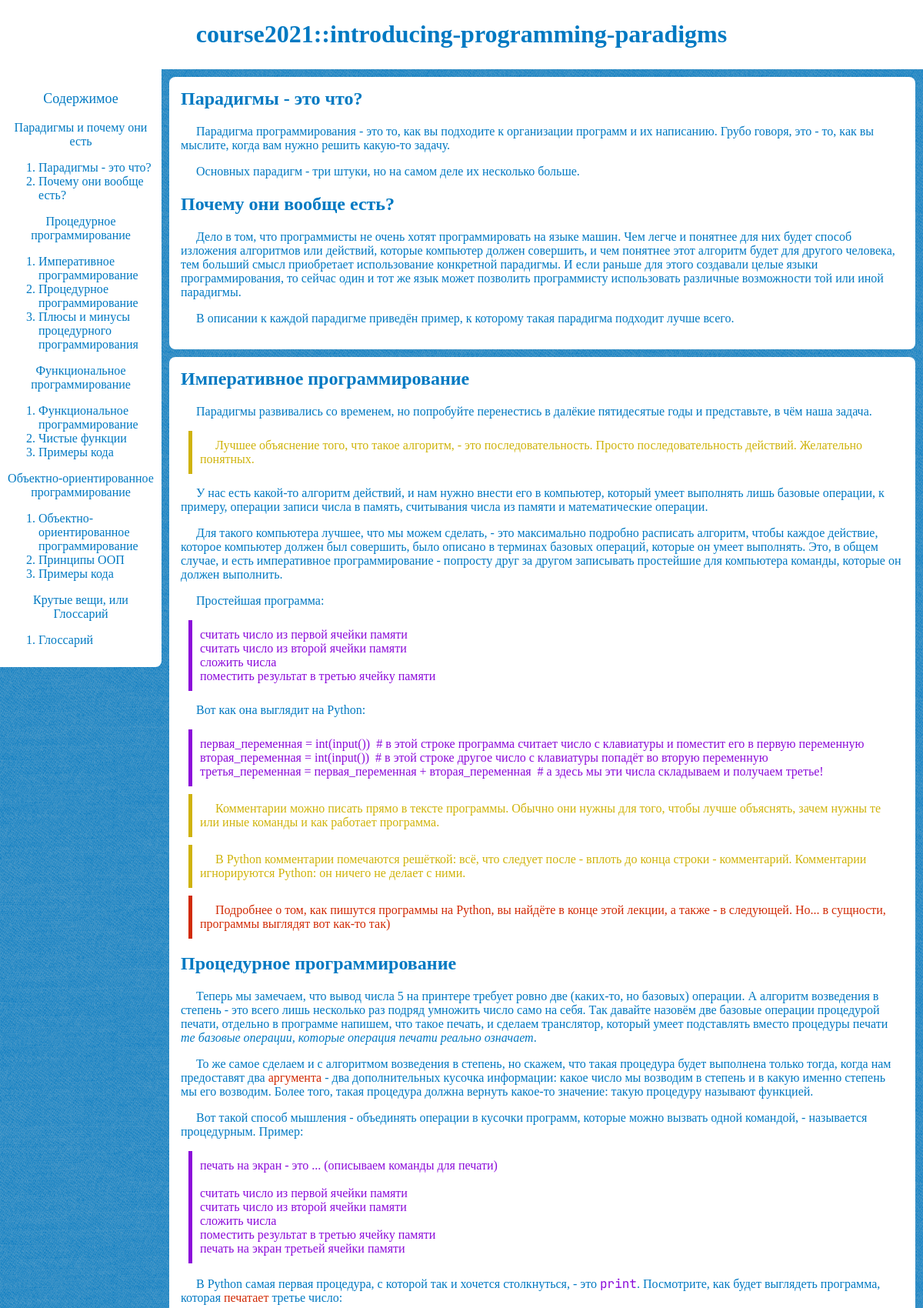
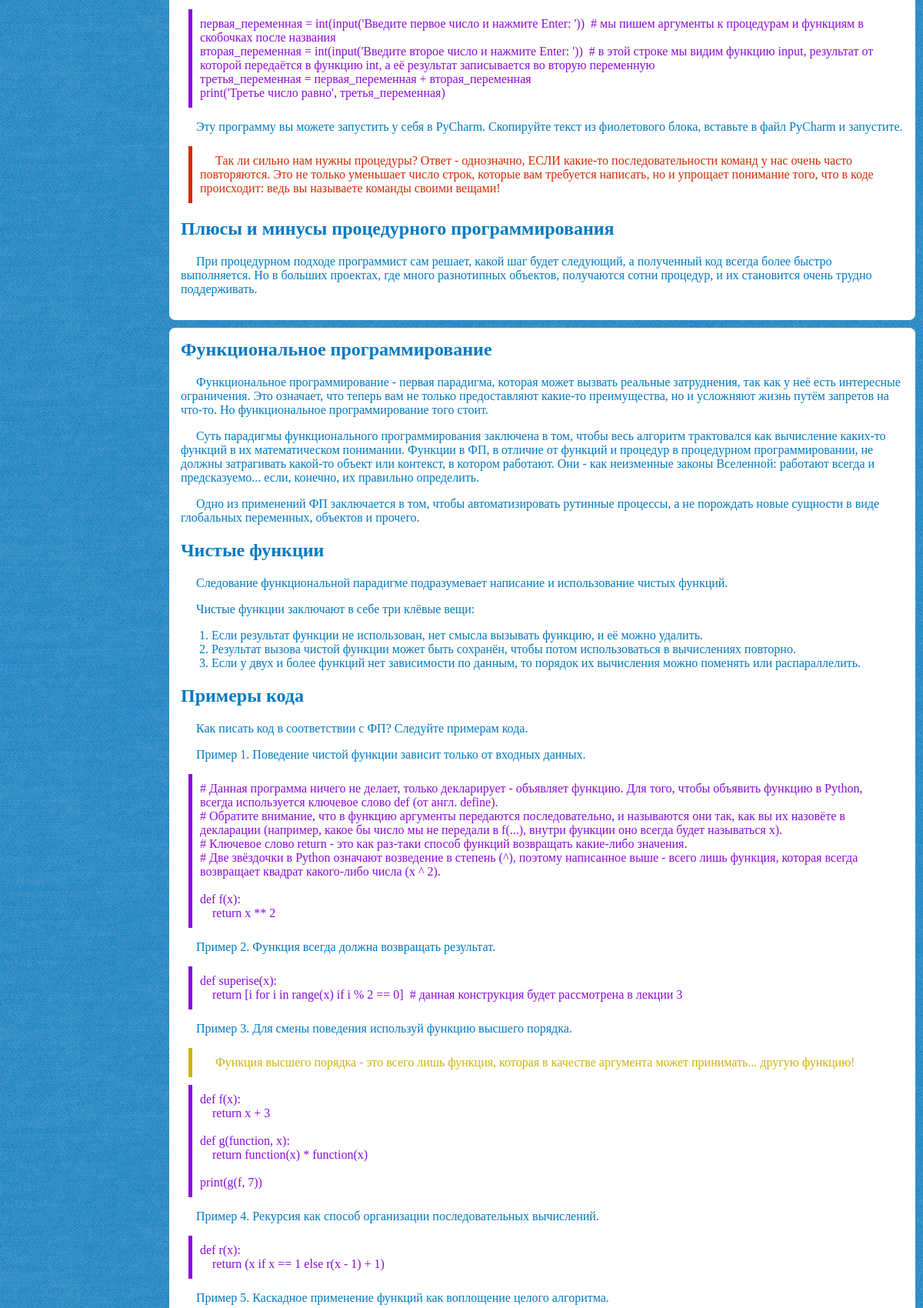
/introducing-programming-paradigms/ (upper part), run on the app's committed database (2 pictures, top to bottom).
### lectures/models.py (models this page shows, shortened)
class Lecture(models.Model):
    STATUS_CHOICES = (('writing', 'В процессе'),
                      ('to_review', 'Требует проверки'),
                      ('opened', 'Открыта'),
                      )
    title = models.CharField(max_length=100)
    slug = models.SlugField(max_length=120)
    desc = models.TextField(max_length=250)
    status = models.CharField(max_length=9,
                              choices=STATUS_CHOICES,
                              default='writing')
    publish = models.DateTimeField(default=timezone.now)
    objects = models.Manager()
    opened = OpenedLectures()
    class Meta:
        ordering = ('publish',)
        db_table = 'lectures'

class Article(models.Model):
    STATUS_CHOICES = (('writing', 'В процессе'),
                      ('to_review', 'Требует проверки'),
                      ('ready', 'Готова'),
                      )
    title = models.CharField(max_length=100)
    status = models.CharField(max_length=9,
                              choices=STATUS_CHOICES,
                              default='writing')
    publish = models.DateTimeField(default=timezone.now)
    lecture = models.ForeignKey(Lecture,
                                on_delete=models.CASCADE,
                                related_name='articles')
    class Meta:
        ordering = ('publish',)
        db_table = 'articles'

class Section(models.Model):
    h2_title = models.CharField(max_length=100)
    h2_slug = models.SlugField(max_length=120)
    body = models.TextField()
    publish = models.DateTimeField(default=timezone.now)
    article = models.ForeignKey(Article,
                                on_delete=models.CASCADE,
                                related_name='sections')
    class Meta:
        ordering = ('publish',)
        db_table = 'sections'

### lectures/views.py (the view)
def show_lecture(request, lec_slug):
    lecture = get_object_or_404(Lecture, slug=lec_slug, status='opened')
    return render(request, 'lectures/lecture.html', {'lec': lecture})

### lectures/templates/lectures/lecture.html
{% extends "base.html" %}
{% block title %}{{ lec.title }}{% endblock %}{% block h1_header %}{{ lec.slug }}{% endblock %}{% block aside %}<aside>
<p class="aside-header">Содержимое</p>
{% for article in lec.articles.all %}{% if article.status == "ready" %}<p>{{ article.title }}</p>
<ol>{% for section in article.sections.all %}<li><a href="#{{ section.h2_slug }}">{{ section.h2_title }}</a></li>{% endfor %}</ol>{% endif %}{% endfor %}
</aside>
{% endblock %}{% block content %}{% for article in lec.articles.all %}{% if article.status == "ready" %}<article>
{% for section in article.sections.all %}<section>
<h2 id="{{ section.h2_slug }}" {% if forloop.counter == 1 %} class="first" {% endif %}>{{ section.h2_title }}</h2>
{% autoescape off %}{{ section.body|safe }}{% endautoescape %}
</section>{% endfor %}</article>{% endif %}{% endfor %}{% endblock %}

### lectures/static/stylesheet.css (style rules this page uses)
body { font-family: 'Iosevka Etoile'; color: #0079c2; font-size: 16px; background-color: #0079c2; ; background-image: url("background-45-degree-fabric-light.png"); padding: 0; margin: 0; }
body > * { background-color: #fff; }
aside { padding: 10px; height: auto; width: 190px; position: absolute !important; z-index: 1; overflow: auto; font-weight: 500; border-radius: 0 0 8px 0; }
aside a { text-decoration: none; color: #0079c2; transition: .1s linear; }
aside p { text-align: center; text-indent: 0px; }
article { margin: 10px 10px 10px 220px; width: auto; padding: 15px; transition: margin-left 0s; border-radius: 8px; }
p { text-indent: 20px; }
.first { margin-top: 0px; }
.aside-header { font-size: 18px; }
code { font-family: 'JetBrains Mono'; color: #8b0bd9; }
.code-block { text-indent: 0em; color: #8b0bd9; display: block; margin: 10px; padding: 10px; border-left: 5px solid #8b0bd9; white-space: pre-wrap; }
.comment-block { color: #cfb30a; display: block; margin: 10px; padding: 10px; border-left: 5px solid #cfb30a; white-space: pre-wrap; }
.attention-block { color: #d12a04; display: block; margin: 10px; padding: 10px; border-left: 5px solid #d12a04; white-space: pre-wrap; }

### data on the page
Lecture: slug "introducing-programming-paradigms"
Article: title "Парадигмы и почему они есть"
Section: h2_title "Парадигмы - это что?", body "Парадигма программирования - это то, как вы подходите к организации программ и их написанию. Грубо говоря, это - то, как вы мыслите, когда вам нужно решить какую-то задачу. Основных парадигм - три штуки, но на самом деле их несколько больше."
Section: h2_title "Почему они вообще есть?", body "Дело в том, что программисты не очень хотят программировать на языке машин. Чем легче и понятнее для них будет способ изложения алгоритмов или действий, которые компьютер должен совершить, и чем понятнее этот алгоритм будет для другого человека, тем больший смысл приобретает использование конкретной парадигмы. И если раньше для этого создавали целые языки программирования, то сейчас один и тот же язык может позволить программисту использовать различные возможности той или иной парадигмы. В описании к каждой парадигме приведён пример, к которому такая парадигма подходит лучше всего."
Article: title "Процедурное программирование"
Section: h2_title "Императивное программирование", body "Парадигмы развивались со временем, но попробуйте перенестись в далёкие пятидесятые годы и представьте, в чём наша задача. Лучшее объяснение того, что такое алгоритм, - это последовательность. Просто последовательность действий. Желательно понятных. У нас есть какой-то алгоритм действий, и нам нужно внести его в компьютер, который умеет выполнять лишь базовые операции, к примеру, операции записи числа в память, считывания числа из памяти и математические операции. Для такого компьютера лучшее, что мы можем сделать, - это максимально подробно расписать алгоритм, чтобы каждое действие, которое компьютер должен был совершить, было описано в терминах базовых операций, которые он умеет выполнять.…"
Section: h2_title "Процедурное программирование", body "Теперь мы замечаем, что вывод числа 5 на принтере требует ровно две (каких-то, но базовых) операции. А алгоритм возведения в степень - это всего лишь несколько раз подряд умножить число само на себя. Так давайте назовём две базовые операции процедурой печати, отдельно в программе напишем, что такое печать, и сделаем транслятор, который умеет подставлять вместо процедуры печати те базовые операции, которые операция печати реально означает . То же самое сделаем и с алгоритмом возведения в степень, но скажем, что такая процедура будет выполнена только тогда, когда нам предоставят два аргумента - два дополнительных кусочка информации: какое число мы возводим в степень и в какую именно степень…"
Section: h2_title "Плюсы и минусы процедурного программирования", body "При процедурном подходе программист сам решает, какой шаг будет следующий, а полученный код всегда более быстро выполняется. Но в больших проектах, где много разнотипных объектов, получаются сотни процедур, и их становится очень трудно поддерживать."
Article: title "Функциональное программирование"
Section: h2_title "Функциональное программирование", body "Функциональное программирование - первая парадигма, которая может вызвать реальные затруднения, так как у неё есть интересные ограничения. Это означает, что теперь вам не только предоставляют какие-то преимущества, но и усложняют жизнь путём запретов на что-то. Но функциональное программирование того стоит. Суть парадигмы функционального программирования заключена в том, чтобы весь алгоритм трактовался как вычисление каких-то функций в их математическом понимании. Функции в ФП, в отличие от функций и процедур в процедурном программировании, не должны затрагивать какой-то объект или контекст, в котором работают. Они - как неизменные законы Вселенной: работают всегда и предсказуемо... если,…"
Section: h2_title "Чистые функции", body "Следование функциональной парадигме подразумевает написание и использование чистых функций. Чистые функции заключают в себе три клёвые вещи: Если результат функции не использован, нет смысла вызывать функцию, и её можно удалить. Результат вызова чистой функции может быть сохранён, чтобы потом использоваться в вычислениях повторно. Если у двух и более функций нет зависимости по данным, то порядок их вычисления можно поменять или распараллелить."
Section: h2_title "Примеры кода", body "Как писать код в соответствии с ФП? Следуйте примерам кода. Пример 1. Поведение чистой функции зависит только от входных данных. # Данная программа ничего не делает, только декларирует - объявляет функцию. Для того, чтобы объявить функцию в Python, всегда используется ключевое слово def (от англ. define). # Обратите внимание, что в функцию аргументы передаются последовательно, и называются они так, как вы их назовёте в декларации (например, какое бы число мы не передали в f(...), внутри функции оно всегда будет называться x). # Ключевое слово return - это как раз-таки способ функций возвращать какие-либо значения. # Две звёздочки в Python означают возведение в степень (^), поэтому…"
Article: title "Объектно-ориентированное программирование"
Section: h2_title "Объектно-ориентированное программирование"
Section: h2_title "Принципы ООП"
Section: h2_title "Примеры кода"
Article: title "Крутые вещи, или Глоссарий"
Section: h2_title "Глоссарий"
